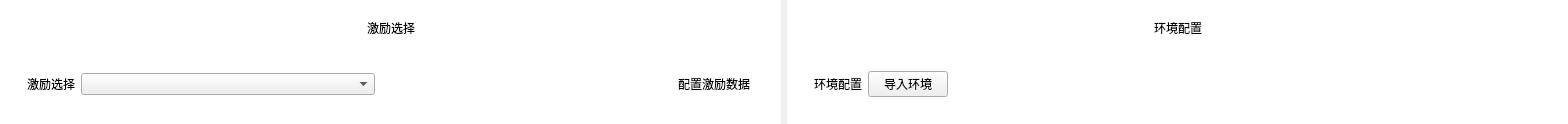
            <widget class="QWidget" name="widget_12" native="true">
             <property name="styleSheet">
              <string notr="true"/>
             </property>
             <layout class="QHBoxLayout" name="horizontalLayout_13">
              <property name="leftMargin">
               <number>0</number>
              </property>
              <property name="topMargin">
               <number>0</number>
              </property>
              <property name="rightMargin">
               <number>0</number>
              </property>
              <property name="bottomMargin">
               <number>0</number>
              </property>
              <item>
               <widget class="QWidget" name="widget_drive" native="true">
                <property name="styleSheet">
                 <string notr="true">QWidget#widget_drive{background-color: #FFFFFF;}</string>
                </property>
                <layout class="QVBoxLayout" name="verticalLayout_7">
                 <item>
                  <widget class="QWidget" name="widget_14" native="true">
                   <layout class="QHBoxLayout" name="horizontalLayout_7">
                    <item>
                     <spacer name="horizontalSpacer_10">
                      <property name="orientation">
                       <enum>Qt::Orientation::Horizontal</enum>
                      </property>
                      <property name="sizeHint" stdset="0">
                       <size>
                        <width>349</width>
                        <height>20</height>
                       </size>
                      </property>
                     </spacer>
                    </item>
                    <item>
                     <widget class="QLabel" name="label_12">
                      <property name="text">
                       <string>激励选择</string>
                      </property>
                     </widget>
                    </item>
                    <item>
                     <spacer name="horizontalSpacer_11">
                      <property name="orientation">
                       <enum>Qt::Orientation::Horizontal</enum>
                      </property>
                      <property name="sizeHint" stdset="0">
                       <size>
                        <width>348</width>
                        <height>20</height>
                       </size>
                      </property>
                     </spacer>
                    </item>
                   </layout>
                  </widget>
                 </item>
                 <item>
                  <widget class="QWidget" name="widget_15" native="true">
                   <layout class="QHBoxLayout" name="horizontalLayout_8">
                    <item>
                     <widget class="QWidget" name="widget_16" native="true">
                      <layout class="QHBoxLayout" name="horizontalLayout_9">
                       <item>
                        <widget class="QLabel" name="label_13">
                         <property name="text">
                          <string>激励选择</string>
                         </property>
                        </widget>
                       </item>
                       <item>
                        <widget class="QComboBox" name="comboBox_3">
                         <property name="sizePolicy">
                          <sizepolicy hsizetype="Expanding" vsizetype="Fixed">
                           <horstretch>0</horstretch>
                           <verstretch>0</verstretch>
                          </sizepolicy>
                         </property>
                         <property name="placeholderText">
                          <string>请选择</string>
                         </property>
                        </widget>
                       </item>
                       <item>
                        <spacer name="horizontalSpacer_31">
                         <property name="orientation">
                          <enum>Qt::Orientation::Horizontal</enum>
                         </property>
                         <property name="sizeHint" stdset="0">
                          <size>
                           <width>40</width>
                           <height>20</height>
                          </size>
                         </property>
                        </spacer>
                       </item>
                       <item>
                        <widget class="QPushButton" name="config">
                         <property name="text">
                          <string>配置激励数据</string>
                         </property>
                         <property name="flat">
                          <bool>true</bool>
                         </property>
                        </widget>
                       </item>
                      </layout>
                     </widget>
                    </item>
                   </layout>
                  </widget>
                 </item>
                </layout>
               </widget>
              </item>
              <item>
               <widget class="QWidget" name="widget_env" native="true">
                <property name="styleSheet">
                 <string notr="true">QWidget#widget_env{background-color: #FFFFFF;}</string>
                </property>
                <layout class="QVBoxLayout" name="verticalLayout_8">
                 <item>
                  <widget class="QWidget" name="widget_18" native="true">
                   <layout class="QHBoxLayout" name="horizontalLayout_10">
                    <item>
                     <spacer name="horizontalSpacer_12">
                      <property name="orientation">
                       <enum>Qt::Orientation::Horizontal</enum>
                      </property>
                      <property name="sizeHint" stdset="0">
                       <size>
                        <width>349</width>
                        <height>20</height>
                       </size>
                      </property>
                     </spacer>
                    </item>
                    <item>
                     <widget class="QLabel" name="label_14">
                      <property name="text">
                       <string>环境配置</string>
                      </property>
                     </widget>
                    </item>
                    <item>
                     <spacer name="horizontalSpacer_13">
                      <property name="orientation">
                       <enum>Qt::Orientation::Horizontal</enum>
                      </property>
                      <property name="sizeHint" stdset="0">
                       <size>
                        <width>348</width>
                        <height>20</height>
                       </size>
                      </property>
                     </spacer>
                    </item>
                   </layout>
                  </widget>
                 </item>
                 <item>
                  <widget class="QWidget" name="widget_19" native="true">
                   <layout class="QHBoxLayout" name="horizontalLayout_11">
                    <item>
                     <widget class="QWidget" name="widget_20" native="true">
                      <layout class="QHBoxLayout" name="horizontalLayout_12">
                       <item>
                        <widget class="QLabel" name="label_15">
                         <property name="text">
                          <string>环境配置</string>
                         </property>
                        </widget>
                       </item>
                       <item>
                        <widget class="QPushButton" name="pushButton_5">
                         <property name="text">
                          <string>导入环境</string>
                         </property>
                        </widget>
                       </item>
                       <item>
                        <spacer name="horizontalSpacer_14">
                         <property name="orientation">
                          <enum>Qt::Orientation::Horizontal</enum>
                         </property>
                         <property name="sizeHint" stdset="0">
                          <size>
                           <width>40</width>
                           <height>20</height>
                          </size>
                         </property>
                        </spacer>
                       </item>
                      </layout>
                     </widget>
                    </item>
                   </layout>
                  </widget>
                 </item>
                </layout>
               </widget>
              </item>
             </layout>
            </widget>
